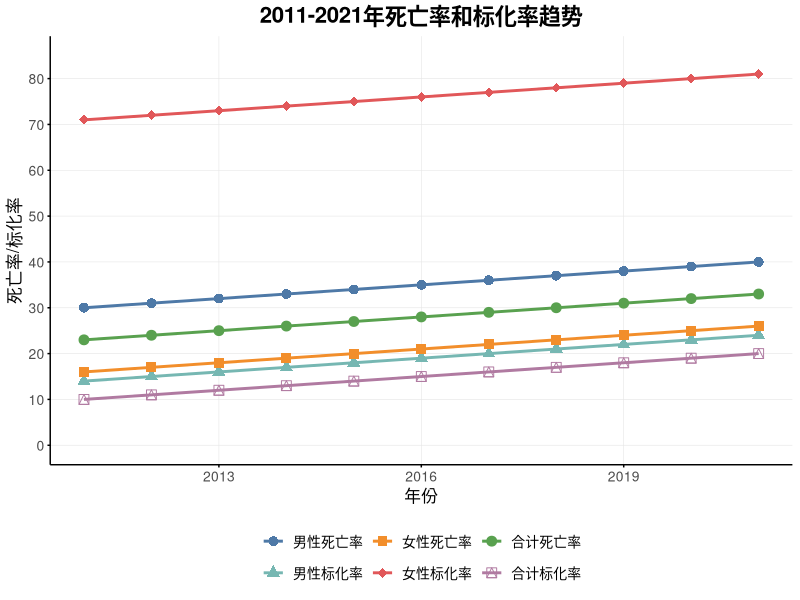
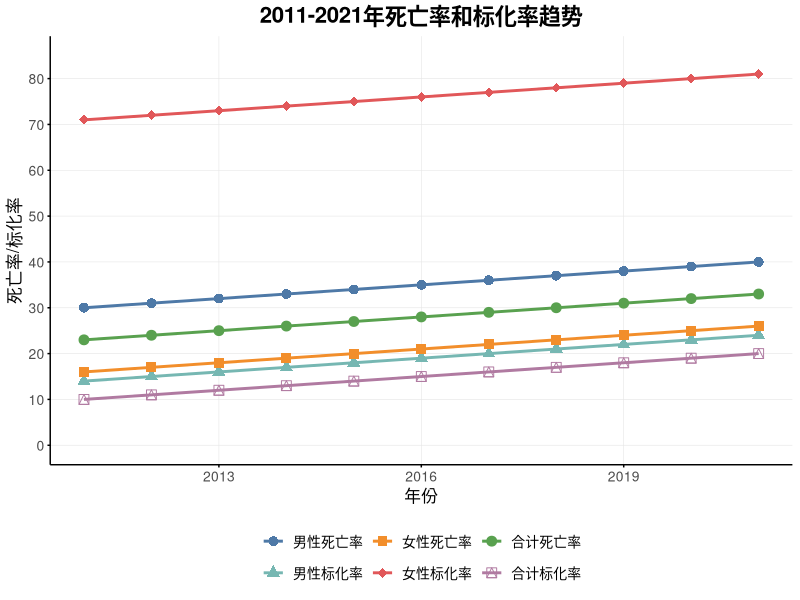

Reproduce these figures in R, in order.
# 加载必要的包
library(ggplot2)
library(reshape2)

# 读取数据
data <- read.csv("mortality_data.csv", fileEncoding = "UTF-8")

# 将数据从宽格式转换为长格式，便于ggplot2绘图
data_long <- melt(data, id.vars = "年度", 
                 variable.name = "指标", 
                 value.name = "值")

# 创建图表
p <- ggplot(data_long, aes(x = 年度, y = 值, color = 指标, group = 指标)) +
  geom_line(size = 1, linetype = "solid") +
  geom_point(aes(shape = 指标), size = 3) +
  scale_color_manual(values = c("男性死亡率" = "#4E79A7", 
                             "男性标化率" = "#76B7B2", 
                             "女性死亡率" = "#F28E2B", 
                             "女性标化率" = "#E15759", 
                             "合计死亡率" = "#59A14F", 
                             "合计标化率" = "#B07AA1")) +
  scale_shape_manual(values = c("男性死亡率" = 16, 
                             "男性标化率" = 17, 
                             "女性死亡率" = 15, 
                             "女性标化率" = 18, 
                             "合计死亡率" = 19, 
                             "合计标化率" = 14)) +
  scale_y_continuous(limits = c(0, 85), breaks = seq(0, 85, by = 10)) +
  labs(title = "2011-2021年死亡率和标化率趋势",
       x = "年份",
       y = "死亡率/标化率") +
  theme_minimal() +
  theme(legend.position = "bottom",
        legend.box = "vertical",
        plot.title = element_text(hjust = 0.5, size = 16, face = "bold"),
        axis.title = element_text(size = 12),
        axis.text = element_text(size = 10),
        legend.title = element_blank(),
        legend.text = element_text(size = 10),
        panel.grid.major = element_line(color = "gray90", size = 0.2),
        panel.grid.minor = element_blank(),
        panel.background = element_rect(fill = "white", color = NA),
        plot.background = element_rect(fill = "white", color = NA),
        axis.line = element_line(color = "black", size = 0.5),
        axis.ticks = element_line(color = "black", size = 0.5),
        axis.ticks.length = unit(2, "pt"))

# 显示图表
print(p)

# 保存图表
ggsave("mortality_plot.png", plot = p, width = 12, height = 8, dpi = 300)